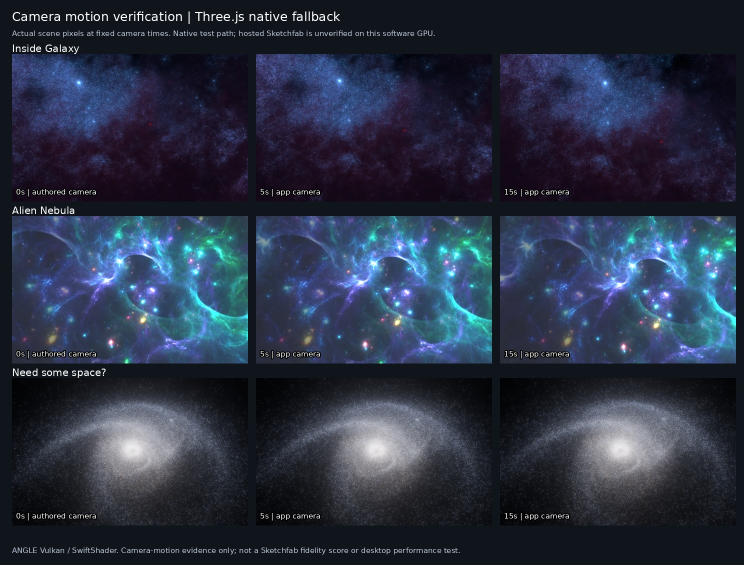
#> input picture docs/rendering/comparisons/camera-motion.jpg, 1488 x 1130 px, given in place of optimized-max-galaxy-1920x1080.png, which was not available (shown at 1/2 size)
$ python compare.py
#> lines starting #> are read from the running program, lines starting #| are printed output that depends on the picture; pictures that were not available may be replaced by others from this repository, and a replacement may not be noted
#> in load, returned value is the input picture: PIL image 1488x1130 RGB; mean R, G, B 42.1, 50.4, 68.9
#> call 2 of load, with label = 'original-galaxy', id = 'galaxy', size = '1920x1080'
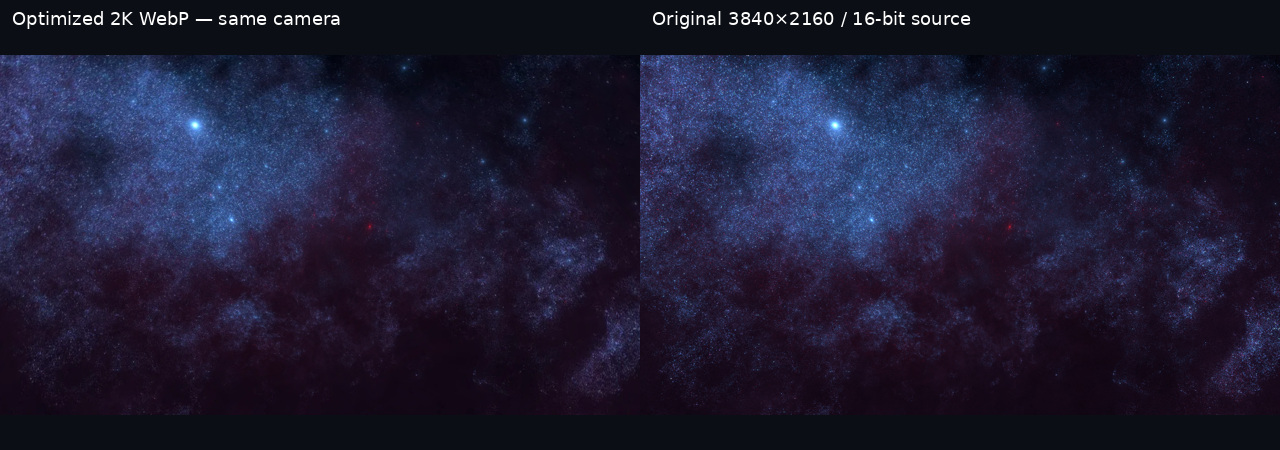
#> input picture docs/rendering/comparisons/galaxy-sources.jpg, 1280 x 450 px, given in place of original-galaxy-galaxy-1920x1080.png, which was not available
#> in load, returned value is the input picture: PIL image 1280x450 RGB; mean R, G, B 29.9, 27.8, 51
"""Make labeled evidence sheets. Original images are never modified in place.
Camera-matched capture changes and unmatched historical references are labeled
separately; a difference image alone is not a measure of Sketchfab fidelity.
"""
from pathlib import Path
import json
from PIL import Image, ImageOps, ImageDraw, ImageFont, ImageChops, ImageStat

root=Path('docs/rendering');cap=root/'captures';refs=root/'references';out=root/'comparisons';out.mkdir(exist_ok=True)
try: font=ImageFont.truetype('/usr/share/fonts/truetype/dejavu/DejaVuSans.ttf',18)
except OSError: font=ImageFont.load_default()
def panel(image,label,size=(640,450)):
    image=image.convert('RGB');image.thumbnail((size[0],size[1]-50))
    canvas=Image.new('RGB',size,'#0b0e14');canvas.paste(image,((size[0]-image.width)//2,35+(size[1]-50-image.height)//2))
    ImageDraw.Draw(canvas).text((12,8),label,font=font,fill='white');return canvas
def sheet(name,images):
#> called with name = 'galaxy-sources.jpg'
    canvas=Image.new('RGB',(640*len(images),450))
#> canvas: PIL image 1280x450 RGB; every value is 0
    for index,(image,label) in enumerate(images):canvas.paste(panel(image,label),(640*index,0))
#> this loop made 2 passes
#> pass 1, in panel, `canvas = Image.new('RGB', size, '#0b0e14')`:
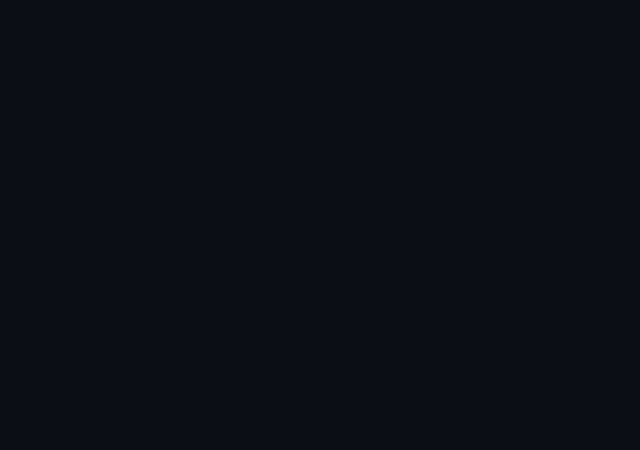
#> canvas: PIL image 640x450 RGB; mean R, G, B 11, 14, 20
#> after the loop:
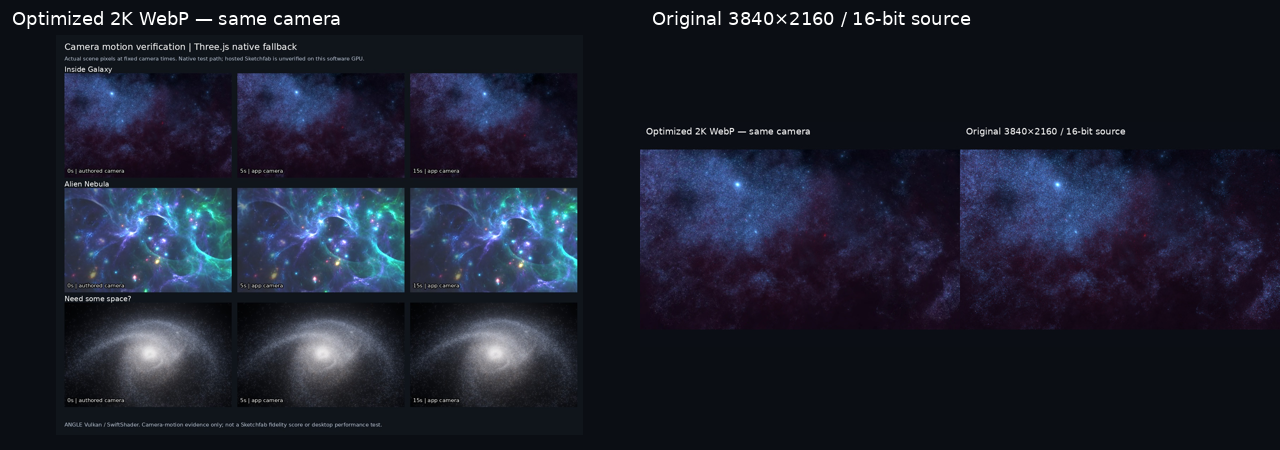
#> canvas: PIL image 1280x450 RGB; mean R, G, B 28.2, 31.8, 46.7
    canvas.save(out/name,quality=94,subsampling=0)
def load(label,id,size='960x600'):return Image.open(cap/f'{label}-{id}-{size}.png')

galaxy_old=load('optimized-max','galaxy','1920x1080');galaxy_new=load('original-galaxy','galaxy','1920x1080')
sheet('galaxy-sources.jpg',[(galaxy_old,'Optimized 2K WebP — same camera'),(galaxy_new,'Original 3840×2160 / 16-bit source')])
sheet('galaxy-details.jpg',[(galaxy_old.crop((150,40,750,500)),'Optimized — full-HD detail crop'),(galaxy_new.crop((150,40,750,500)),'Original — identical detail crop')])
#> call 2 of sheet, with name = 'galaxy-details.jpg'
#> the loop in sheet (call 2), `for index,(image,label) in enumerate(images):canvas.paste(panel(image,..` made 2 passes
#> pass 1, in panel (call 3), `image = image.convert('RGB')`:
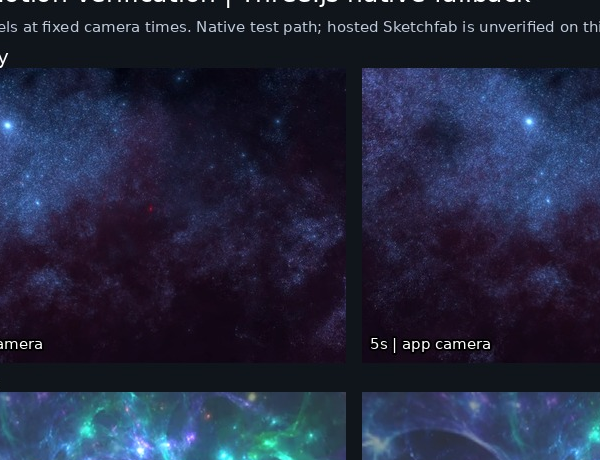
#> image: PIL image 600x460 RGB; mean R, G, B 34.9, 39.4, 62.7
#> pass 2, in panel (call 4), `image = image.convert('RGB')`:
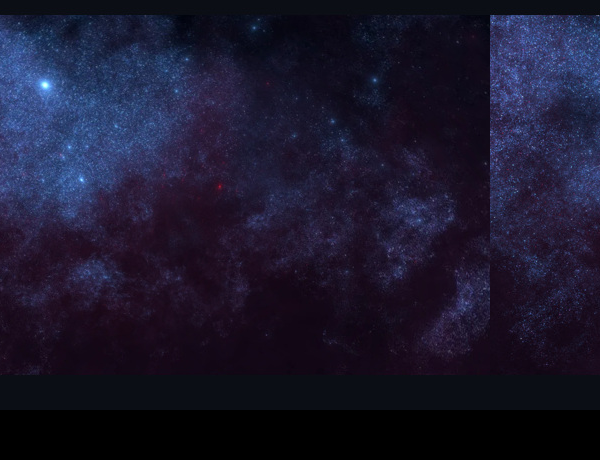
#> image: PIL image 600x460 RGB; mean R, G, B 26.6, 24, 45.5
#> after the loop in sheet (call 2), `for index,(image,label) in enumerate(images):canvas.paste(panel(image,..`:
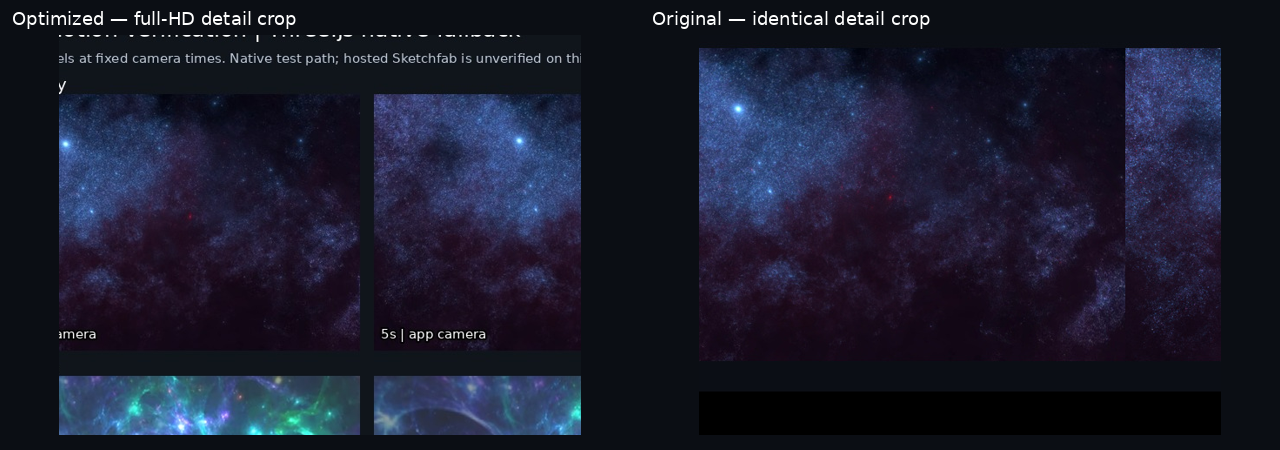
#> canvas: PIL image 1280x450 RGB; mean R, G, B 26.2, 27.8, 45.6
sf_pair=Image.open(refs/'sf1-pairs.png')
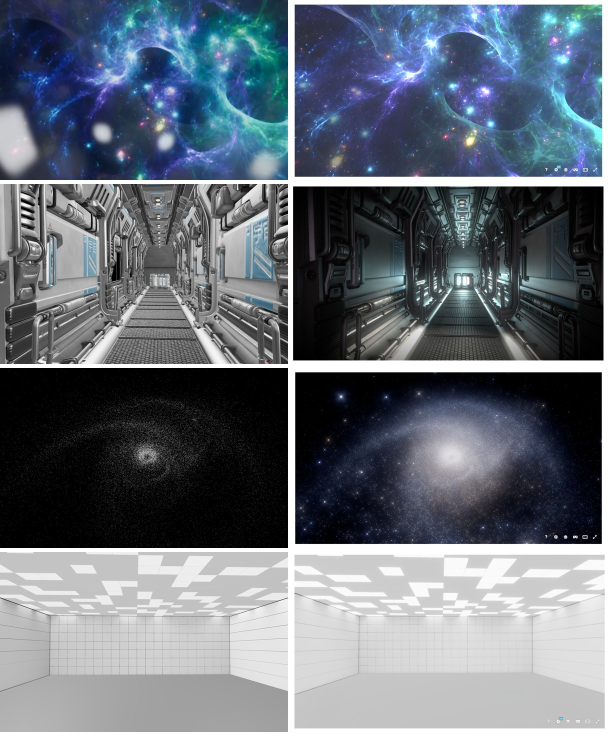
#> input picture docs/rendering/references/sf1-pairs.png, 1216 x 1472 px, found by its file name (shown at 1/2 size)
#> sf_pair is the input picture: PIL image 1216x1472 RGB; mean R, G, B 103.3, 111.2, 121.2
sheet('space.jpg',[(load('baseline','space'),'Baseline: subpixel points'),(load('space-pixels','space'),'Correct pixel-size points + authored bloom'),(sf_pair.crop((590,744,1205,1088)),'Sketchfab reference — historical camera')])
#> (the run stopped early here; a loop or call above may not have finished)
